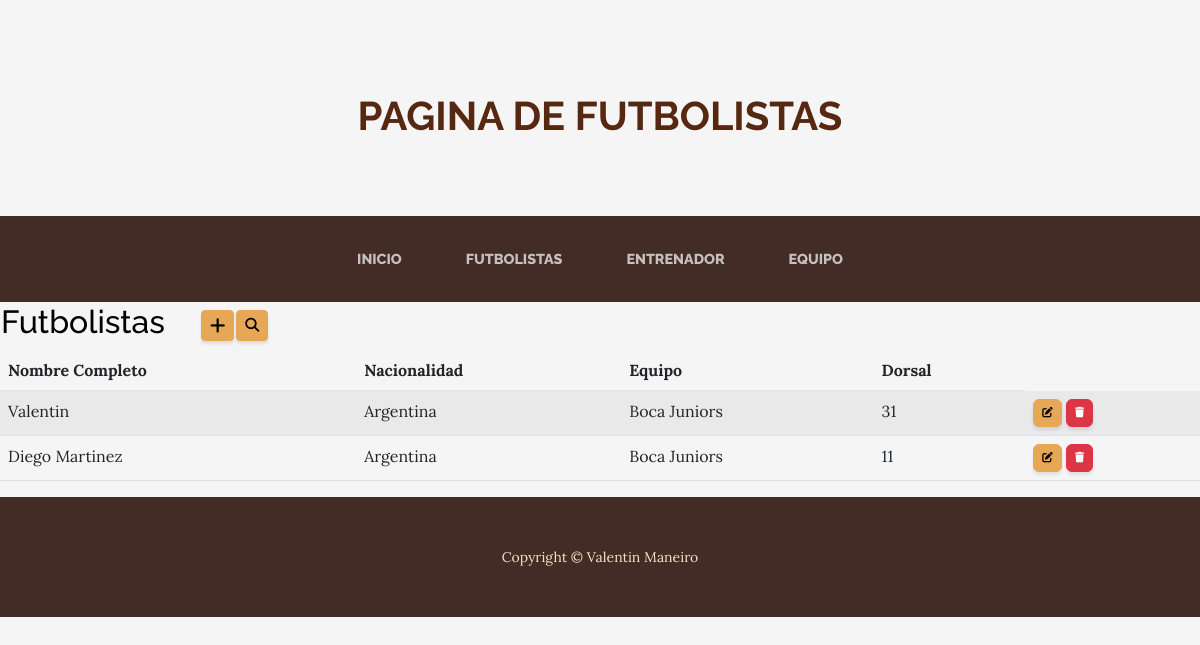
The app's page /futbolistas/ with its own data.
### aplicacion/models.py (models this page shows)
class Futbolista(models.Model):
    nombreCompleto = models.CharField(max_length=60)
    nacionalidad = models.CharField(max_length=60)
    equipo = models.CharField(max_length=60)
    dorsal = models.IntegerField()

### aplicacion/views.py (the view)
# urls.py: path('futbolistas/', FutbolistaList.as_view(), name ="futbolistas"),
class FutbolistaList(ListView):
    model = Futbolista

### aplicacion/templates/aplicacion/futbolista_list.html (shortened to what this page needs)
{% extends 'aplicacion/base.html' %}
{% load static %}
{% block titulo %}
    Pagina de Futbolistas
{% endblock titulo %}
{% block contenido %}
    <table>
        <tr>
            <td width="200"><h2>Futbolistas</h2></td>
            <td>
                <a
                href="{% url 'añadir_futbolista' %}"
                class="btn btn-primary btn-sm"
                >
                </a>
            </td>
            <td>
                <a
                href="{% url 'buscar_futbolista' %}"
                class="btn btn-primary btn-sm"
                ><i class="fa-solid fa-magnifying-glass"></i>
                </a>
            </td>
        </tr>
    </table>
    <table class="table table-striped">
        <thead>
            <tr>
                <th>Nombre Completo</th>
                <th>Nacionalidad</th>
                <th>Equipo</th>
                <th>Dorsal</th>
            </tr>
        </thead>
        <tbody>
        {% for futbolista in futbolista_list%}
        <tr>
            <td>{{ futbolista.nombreCompleto }}</td>
            <td>{{ futbolista.nacionalidad }}</td>
            <td>{{ futbolista.equipo }}</td>
            <td>{{ futbolista.dorsal }}</td>
            <td>
                <a
                  href="{% url 'editar_futbolista' futbolista.id %}"
                  class="btn btn-primary"
                  style="--bs-btn-padding-y: .25rem; --bs-btn-padding-x: .5rem; --bs-btn-font-size: .75rem;"
                  >
                </a>
                <a
                  href="{% url 'borrar_futbolista' futbolista.id %}"
                  class="btn btn-danger"
                  style="--bs-btn-padding-y: .25rem; --bs-btn-padding-x: .5rem; --bs-btn-font-size: .75rem;"
                  >
                </a>
              </td>
        </tr>
        {% endfor %}
        </tbody>
    </table>
{% endblock contenido %}

### records on screen
Futbolista: nombreCompleto "Valentin", nacionalidad "Argentina", equipo "Boca Juniors", dorsal "31"
Futbolista: nombreCompleto "Diego Martinez", nacionalidad "Argentina", equipo "Boca Juniors", dorsal "11"
